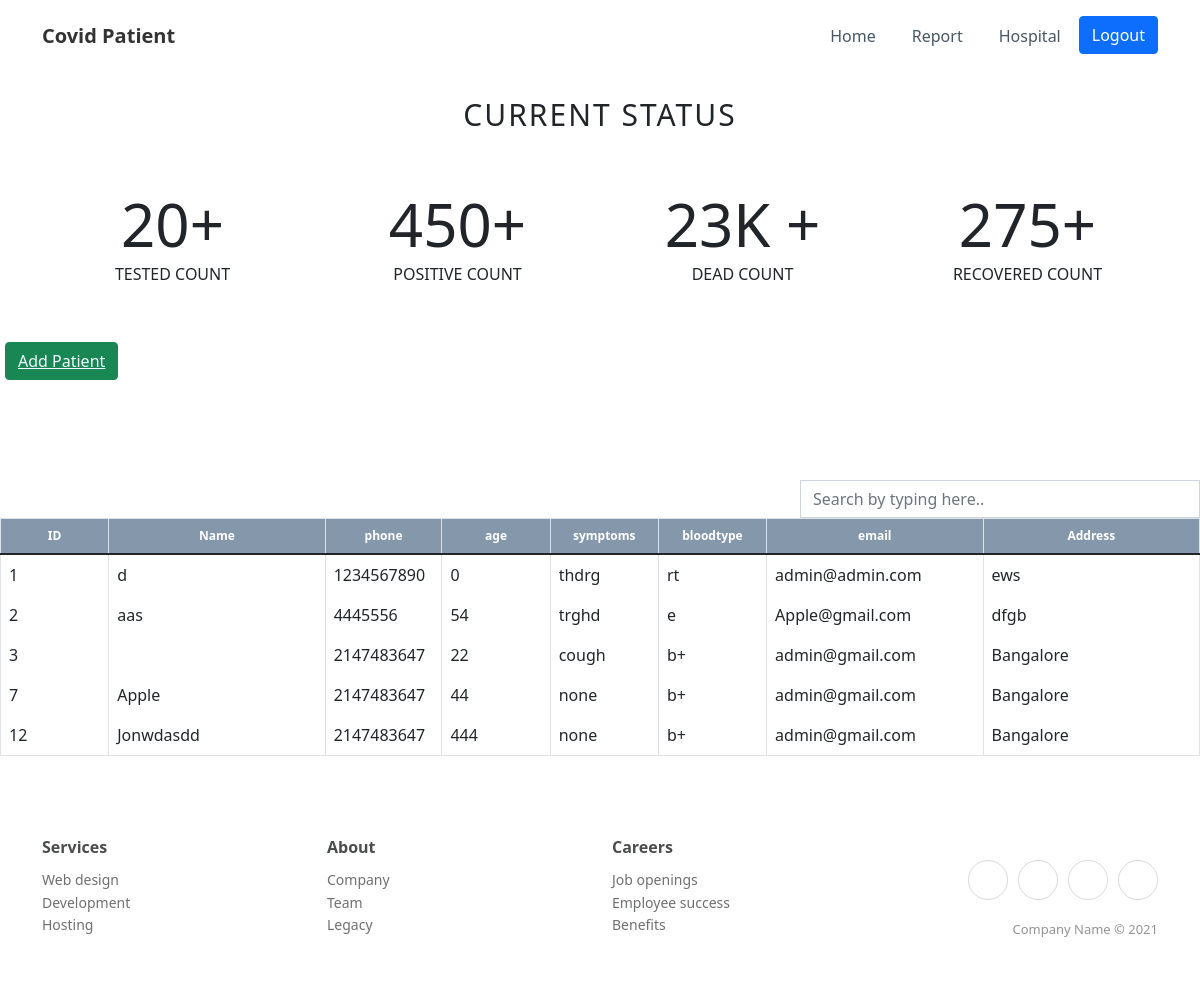
/dashboard.php, run on an earlier commit of the app's database.
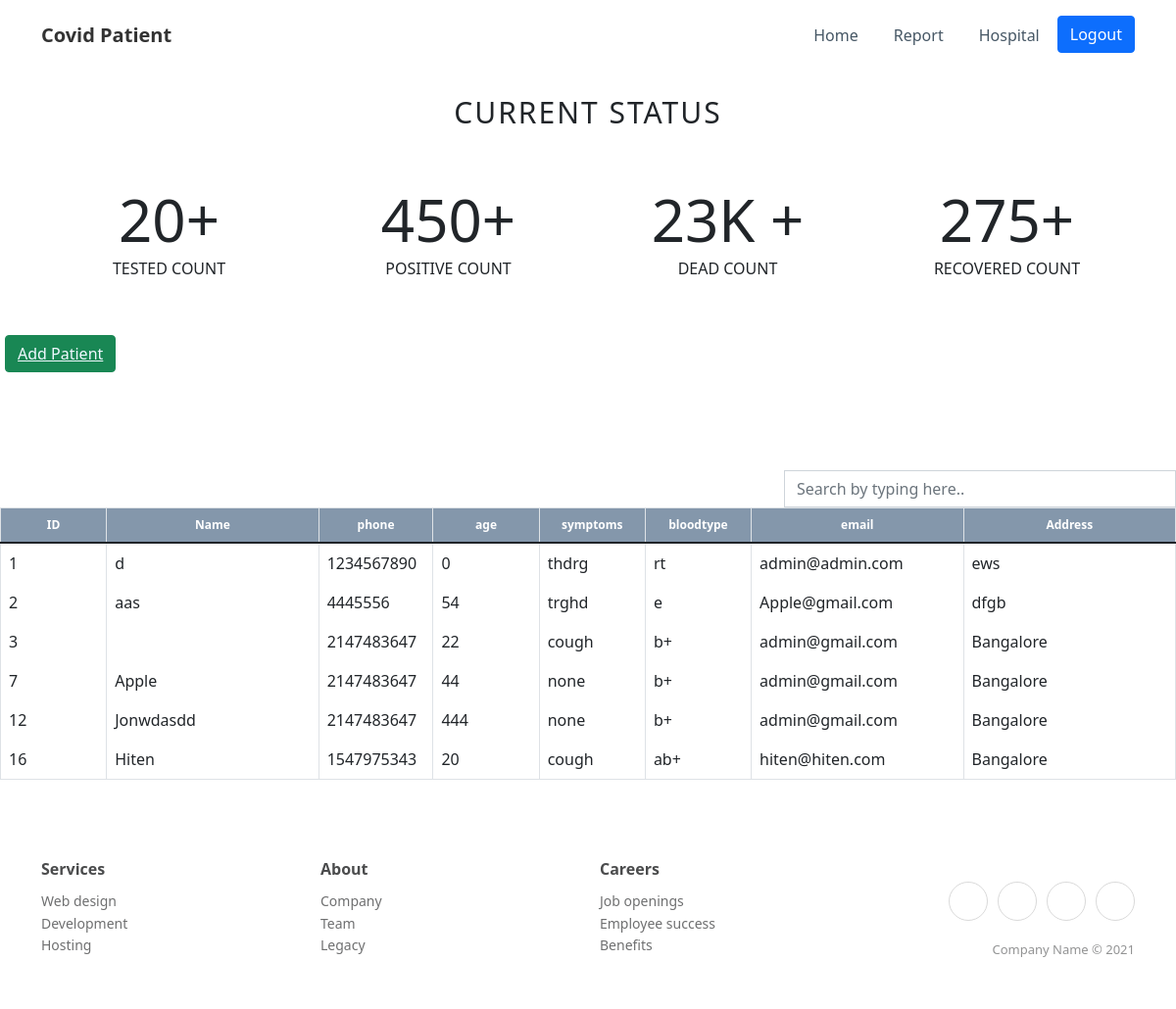
And on a later commit of the database.
### tables this page shows
CREATE TABLE `patient` (
  `pid` int(11) NOT NULL,
  `pname` varchar(255) NOT NULL,
  `phno` int(11) NOT NULL,
  `age` int(11) NOT NULL,
  `symptoms` varchar(255) NOT NULL,
  `bloodtype` varchar(100) NOT NULL,
  `email` varchar(255) NOT NULL,
  `address` text NOT NULL
);

### dashboard.php (the view, shortened to what this page needs)
<!DOCTYPE html>
<html lang="en">
<head>
</head>
<body>
  <section data-aos="fade-up" data-aos-duration="400" data-aos-once="true" class="font-dark">
    <div class="container">
      <h3 data-aos="fade-up" data-aos-duration="400" data-aos-delay="200" data-aos-once="true" class="text-center all-capital p-4" style="font-size: 30px;font-weight: 300;line-height: 38px;letter-spacing: 2px;">
        Current Status</h3>
      <div class="row row-cols-1 row-cols-sm-1 row-cols-md-2 row-cols-lg-4 row-cols-xl-4 row-cols-xxl-4" data-aos="fade-up" data-aos-duration="800" data-aos-delay="150" data-aos-once="true" style="padding-top: 20px;padding-bottom: 40px;">
        <div class="col">
          <div><span class="Justify-Flex-Center purecounter counter-font count plus" data-purecounter-start="0" data-purecounter-end="20" data-purecounter-duration="2">20</span>
            <p class="text-center text-uppercase">Tested Count<br></p>
          </div>
        </div>
        <div class="col">
          <div><span class="Justify-Flex-Center purecounter counter-font plus" data-purecounter-start="0" data-purecounter-end="450" data-purecounter-duration="1">450</span>
            <p class="text-center text-uppercase">Positive Count<br></p>
          </div>
        </div>
        <div class="col">
          <div><span class="Justify-Flex-Center purecounter counter-font plus-k" data-purecounter-start="0" data-purecounter-end="23" data-purecounter-duration="1">23</span>
            <p class="text-center text-uppercase">Dead Count<br></p>
          </div>
        </div>
        <div class="col">
          <div><span class="Justify-Flex-Center purecounter counter-font plus" data-purecounter-start="0" data-purecounter-end="275" data-purecounter-duration="1">275</span>
            <p class="text-center text-uppercase">Recovered Count<br></p>
          </div>
        </div>
      </div>
    </div>
  </section>
  <div>
    <button class="btn btn-success" style="margin-left: 5px;">
      <a href='./register.php' style="color: aliceblue;">Add Patient</a>
    </button>
  </div>
  <div class="col-md-12 search-table-col">
    <div class="form-group pull-right col-lg-4"><input type="text" class="search form-control" placeholder="Search by typing here.."></div><span class="counter pull-right"></span>
    <div class="table-responsive table table-hover table-bordered results">
      <table class="table table-hover table-bordered">
        <thead class="bill-header cs">
          <tr>
            <th id="trs-hd-1" class="col-lg-1">ID</th>
            <th id="trs-hd-2" class="col-lg-2">Name</th>
            <th id="trs-hd-3" class="col-lg-1">phone</th>
            <th id="trs-hd-4" class="col-lg-1">age</th>
            <th id="trs-hd-5" class="col-lg-1">symptoms</th>
            <th id="trs-hd-6" class="col-lg-1">bloodtype</th>
            <th id="trs-hd-7" class="col-lg-2">email </th>
            <th id="trs-hd-8" class="col-lg-2">Address </th>
          </tr>
        </thead>
        <tbody>
          <?php
          $server = 'localhost';
          $user = "root";
          $password = "";
          $conn = mysqli_connect($server, $user, $password);
          $sql = "SELECT * FROM covid_patient.patient";
          $result = mysqli_query($conn, $sql);
          if ($result->num_rows <= 0) {
            echo '<tr class="warning no-result">
            <td colspan="12"><i class="fa fa-warning"></i> No Result !!!</td>
          </tr>';
          } else {
            while ($row = $result->fetch_assoc()) {
              echo '
                  <tr>
                    <td>' . $row["pid"] . '</td>
                    <td>' . $row["pname"] . '</td>
                    <td>' . $row["phno"] . '</td>
                    <td>' . $row["age"] . '</td>
                    <td>' . $row["symptoms"] . '</td>
                    <td>' . $row["bloodtype"] . '</td>
                    <td>' . $row["email"] . '</td>
                    <td>' . $row["address"] . '</td>
                    ';
            }
          }
          ?>
        </tbody>
      </table>
    </div>
  </div>
  <footer class="footer-clean">
    <div class="container">
      <div class="row justify-content-center">
        <div class="col-sm-4 col-md-3 item">
          <h3>Services</h3>
          <ul>
            <li><a href="#">Web design</a></li>
            <li><a href="#">Development</a></li>
            <li><a href="#">Hosting</a></li>
          </ul>
        </div>
        <div class="col-sm-4 col-md-3 item">
          <h3>About</h3>
          <ul>
            <li><a href="#">Company</a></li>
            <li><a href="#">Team</a></li>
            <li><a href="#">Legacy</a></li>
          </ul>
        </div>
        <div class="col-sm-4 col-md-3 item">
          <h3>Careers</h3>
          <ul>
            <li><a href="#">Job openings</a></li>
            <li><a href="#">Employee success</a></li>
            <li><a href="#">Benefits</a></li>
          </ul>
        </div>
        <div class="col-lg-3 item social"><a href="#"></a><a href="#"></a><a href="#"></a><a href="#"></a>
          <p class="copyright">Company Name © 2021</p>
        </div>
      </div>
    </div>
  </footer>
</body>
</html>

What changed in the data, as far as the page shows it:
added patient: pid "16", pname "Hiten", phno "1547975343", age "20", symptoms "cough", bloodtype "ab+", email "hiten@hiten.com", address "Bangalore"
